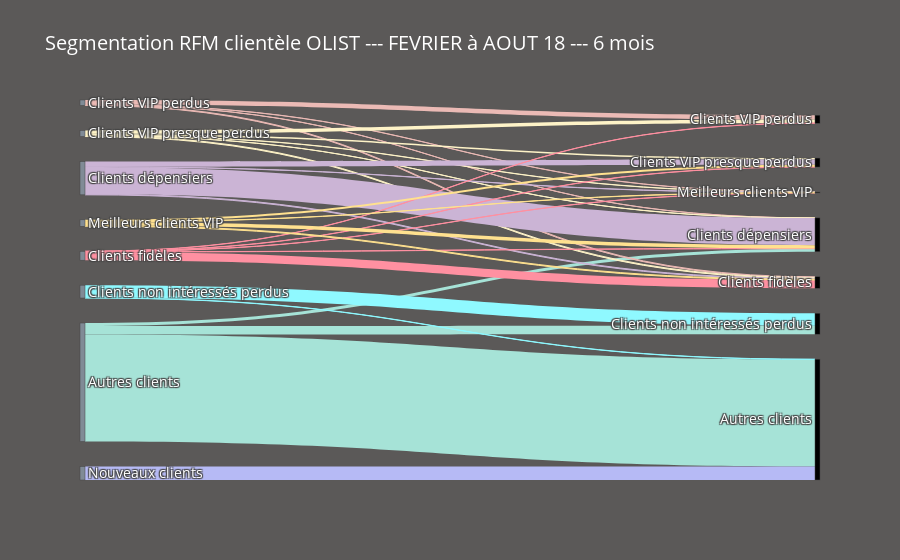

Source (notebook cell):
### Markdown cell above
### <span class="bg-warning"> 4.2.3 Stabilité sur 6 mois : mars 18 à août 18<span>

__Vue d'ensemble de tous les segments clients__

### Code cell
#Sankey vue d'ensemble
source = [0, 0, 0,        # Autres clients
          1, 1, 1, 1,     # Clients VIP perdus  
          2, 2, 2, 2, 2,  # Clients VIP presque perdus
          3, 3, 3, 3,     # Clients dépensiers 
          4, 4, 4, 4, 4,  # Clients fidèles 
          5, 5,           # Clients non intéressés perdus
          6, 6, 6, 6,     # Meilleurs clients VIP    
          7]              # Nouveaux clients

target = [35, 32, 30,
          24, 32 , 33, 34,
          24, 31, 32, 33, 34,
          31, 32, 33, 34,
          24, 31, 32, 33, 34,
          35, 30,
          31, 32, 33, 34,
          35]         

value = [28331, 807, 2216,
         1172, 23, 204, 41,
         916, 389, 25, 227, 53,
         1396, 7165, 201, 45, 
         46, 48, 48, 2189, 36, 
         67, 3324,
         535, 886, 221, 60, 
         3563]

label = ['Autres clients',#0
         'Clients VIP perdus', #1
         'Clients VIP presque perdus',#2
         'Clients dépensiers',#3
         'Clients fidèles', #4
         'Clients non intéressés perdus',#5
         'Meilleurs clients VIP', #6
         'Nouveaux clients',#7
         
         'Autres clients',#35                 # Autres clients
         'Clients dépensiers',#32
         'Clients non intéressés perdus',#30
         
         'Clients VIP perdus', #24            # Clients VIP perdus
         'Clients dépensiers',#32
         'Clients fidèles',#33 
         'Meilleurs clients VIP',#34
         
         'Clients VIP perdus', #24            # Clients VIP presque perdus
         'Clients VIP presque perdus',#31
         'Clients dépensiers',#32
         'Clients fidèles',#33
         'Meilleurs clients VIP', #34
         
         'Clients VIP presque perdus',#31     # Clients dépensiers
         'Clients dépensiers',#32
         'Clients fidèles',#33
         'Meilleurs clients VIP',#34
         
         'Clients VIP perdus', #24            # Clients fidèles
         'Clients VIP presque perdus',#31 
         'Clients dépensiers',#32
         'Clients fidèles',#33
         'Meilleurs clients VIP',#34
         
         'Autres clients',#35                  # Clients non intéressés perdus
         'Clients non intéressés perdus',#30
                     
         'Clients VIP presque perdus',#31
         'Clients dépensiers',#32             # Meilleurs clients VIP
         'Clients fidèles',#33
         'Meilleurs clients VIP',#34
         
         'Autres clients',#35                # Nouveaux clients
        ]

# Node data
color_node = ['#808B96', '#808B96', '#808B96', '#808B96', '#808B96', '#808B96', '#808B96', '#808B96', 
              '#808B96', '#808B96', '#808B96', '#808B96', '#808B96', '#808B96', '#808B96', '#808B96']
         
# link data
color_link = ['#A6E3D7', '#A6E3D7', '#A6E3D7', 
              '#EBBAB5', '#EBBAB5', '#EBBAB5', '#EBBAB5', 
              '#FEF3C7', '#FEF3C7', '#FEF3C7', '#FEF3C7', '#FEF3C7',
              '#CBB4D5', '#CBB4D5', '#CBB4D5', '#CBB4D5',
              '#FF90A1', '#FF90A1', '#FF90A1', '#FF90A1', '#FF90A1',
              '#8FF9FF', '#8FF9FF',
              '#FFE18F', '#FFE18F', '#FFE18F', '#FFE18F',
              '#B6BAF5']

# data to dict, dict to sankey
link = dict(source = source, target = target, value = value, color=color_link)
node = dict(label = label, pad=25, thickness=5, color=color_node)
data = go.Sankey(link = link, node=node, arrangement= 'freeform')

# plot
fig = go.Figure(data)
fig.update_layout(
    hovermode = 'x',
    title="Segmentation RFM clientèle OLIST --- FEVRIER à AOUT 18 --- 6 mois",
    font=dict(size = 14, color = 'white'),
    paper_bgcolor='#5B5958',
)
fig.show()

### Figure 1 — Plotly figure (JSON) as saved in the notebook; plotly's stock layout.template omitted (floating-point values rounded to 4 significant figures)
{"data": [{"arrangement": "freeform", "link": {"color": ["#A6E3D7", "#A6E3D7", "#A6E3D7", "#EBBAB5", "#EBBAB5", "#EBBAB5", "#EBBAB5", "#FEF3C7", "#FEF3C7", "#FEF3C7", "#FEF3C7", "#FEF3C7", "#CBB4D5", "#CBB4D5", "#CBB4D5", "#CBB4D5", "#FF90A1", "#FF90A1", "#FF90A1", "#FF90A1", "#FF90A1", "#8FF9FF", "#8FF9FF", "#FFE18F", "#FFE18F", "#FFE18F", "#FFE18F", "#B6BAF5"], "source": [0, 0, 0, 1, 1, 1, 1, 2, 2, 2, 2, 2, 3, 3, 3, 3, 4, 4, 4, 4, 4, 5, 5, 6, 6, 6, 6, 7], "target": [35, 32, 30, 24, 32, 33, 34, 24, 31, 32, 33, 34, 31, 32, 33, 34, 24, 31, 32, 33, 34, 35, 30, 31, 32, 33, 34, 35], "value": [28331, 807, 2216, 1172, 23, 204, 41, 916, 389, 25, 227, 53, 1396, 7165, 201, 45, 46, 48, 48, 2189, 36, 67, 3324, 535, 886, 221, 60, 3563]}, "node": {"color": ["#808B96", "#808B96", "#808B96", "#808B96", "#808B96", "#808B96", "#808B96", "#808B96", "#808B96", "#808B96", "#808B96", "#808B96", "#808B96", "#808B96", "#808B96", "#808B96"], "label": ["Autres clients", "Clients VIP perdus", "Clients VIP presque perdus", "Clients dépensiers", "Clients fidèles", "Clients non intéressés perdus", "Meilleurs clients VIP", "Nouveaux clients", "Autres clients", "Clients dépensiers", "Clients non intéressés perdus", "Clients VIP perdus", "Clients dépensiers", "Clients fidèles", "Meilleurs clients VIP", "Clients VIP perdus", "Clients VIP presque perdus", "Clients dépensiers", "Clients fidèles", "Meilleurs clients VIP", "Clients VIP presque perdus", "Clients dépensiers", "Clients fidèles", "Meilleurs clients VIP", "Clients VIP perdus", "Clients VIP presque perdus", "Clients dépensiers", "Clients fidèles", "Meilleurs clients VIP", "Autres clients", "Clients non intéressés perdus", "Clients VIP presque perdus", "Clients dépensiers", "Clients fidèles", "Meilleurs clients VIP", "Autres clients"], "pad": 25, "thickness": 5}, "type": "sankey"}], "layout": {"font": {"color": "white", "size": 14}, "hovermode": "x", "paper_bgcolor": "#5B5958", "title": {"text": "Segmentation RFM clientèle OLIST --- FEVRIER à AOUT 18 --- 6 mois"}}}
